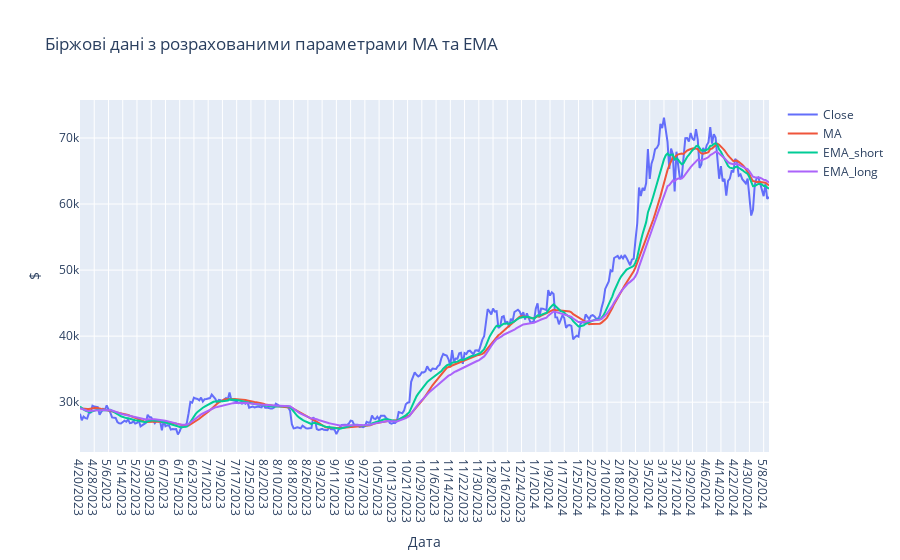

The notebook cell this image was saved under:
### Code cell
plot_line_chart(data, "Біржові дані з розрахованими параметрами MA та EMA", "$", y_columns=["Close", "MA", "EMA_short", "EMA_long"], x_column="Data")

### Figure 1 — Plotly figure (JSON) as saved in the notebook; plotly's stock layout.template omitted (floating-point values rounded to 4 significant figures; data arrays with more than 128 entries replaced by an {"elided": "..."} marker saying what was removed)
{"data": [{"mode": "lines", "name": "Close", "type": "scatter", "x": {"elided": "388 str values"}, "y": {"elided": "388 float values"}}, {"mode": "lines", "name": "MA", "type": "scatter", "x": {"elided": "388 str values"}, "y": {"elided": "388 float values"}}, {"mode": "lines", "name": "EMA_short", "type": "scatter", "x": {"elided": "388 str values"}, "y": {"elided": "388 float values"}}, {"mode": "lines", "name": "EMA_long", "type": "scatter", "x": {"elided": "388 str values"}, "y": {"elided": "388 float values"}}], "layout": {"title": {"text": "Біржові дані з розрахованими параметрами MA та EMA"}, "xaxis": {"title": {"text": "Дата"}}, "yaxis": {"title": {"text": "$"}}}}
